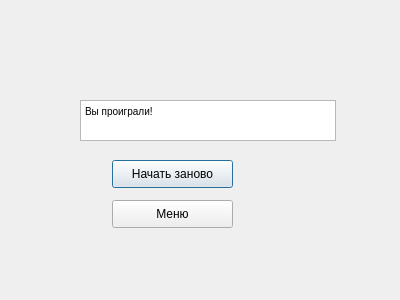
<?xml version="1.0" encoding="UTF-8"?>
<ui version="4.0">
 <class>restart</class>
 <widget class="QDialog" name="restart">
  <property name="geometry">
   <rect>
    <x>0</x>
    <y>0</y>
    <width>400</width>
    <height>300</height>
   </rect>
  </property>
  <property name="windowTitle">
   <string>Dialog</string>
  </property>
  <widget class="QTextEdit" name="textEdit">
   <property name="geometry">
    <rect>
     <x>80</x>
     <y>100</y>
     <width>256</width>
     <height>41</height>
    </rect>
   </property>
   <property name="html">
    <string>&lt;!DOCTYPE HTML PUBLIC &quot;-//W3C//DTD HTML 4.0//EN&quot; &quot;http://www.w3.org/TR/REC-html40/strict.dtd&quot;&gt;
&lt;html&gt;&lt;head&gt;&lt;meta name=&quot;qrichtext&quot; content=&quot;1&quot; /&gt;&lt;style type=&quot;text/css&quot;&gt;
p, li { white-space: pre-wrap; }
&lt;/style&gt;&lt;/head&gt;&lt;body style=&quot; font-family:'MS Shell Dlg 2'; font-size:7.8pt; font-weight:400; font-style:normal;&quot;&gt;
&lt;p style=&quot; margin-top:0px; margin-bottom:0px; margin-left:0px; margin-right:0px; -qt-block-indent:0; text-indent:0px;&quot;&gt;Вы проиграли!&lt;/p&gt;
&lt;p style=&quot;-qt-paragraph-type:empty; margin-top:0px; margin-bottom:0px; margin-left:0px; margin-right:0px; -qt-block-indent:0; text-indent:0px;&quot;&gt;&lt;br /&gt;&lt;/p&gt;&lt;/body&gt;&lt;/html&gt;</string>
   </property>
  </widget>
  <widget class="QPushButton" name="pushButton">
   <property name="geometry">
    <rect>
     <x>112</x>
     <y>160</y>
     <width>121</width>
     <height>28</height>
    </rect>
   </property>
   <property name="text">
    <string>Начать заново</string>
   </property>
  </widget>
  <widget class="QPushButton" name="pushButton_2">
   <property name="geometry">
    <rect>
     <x>112</x>
     <y>200</y>
     <width>121</width>
     <height>28</height>
    </rect>
   </property>
   <property name="text">
    <string>Меню</string>
   </property>
  </widget>
 </widget>
 <resources/>
 <connections/>
</ui>
